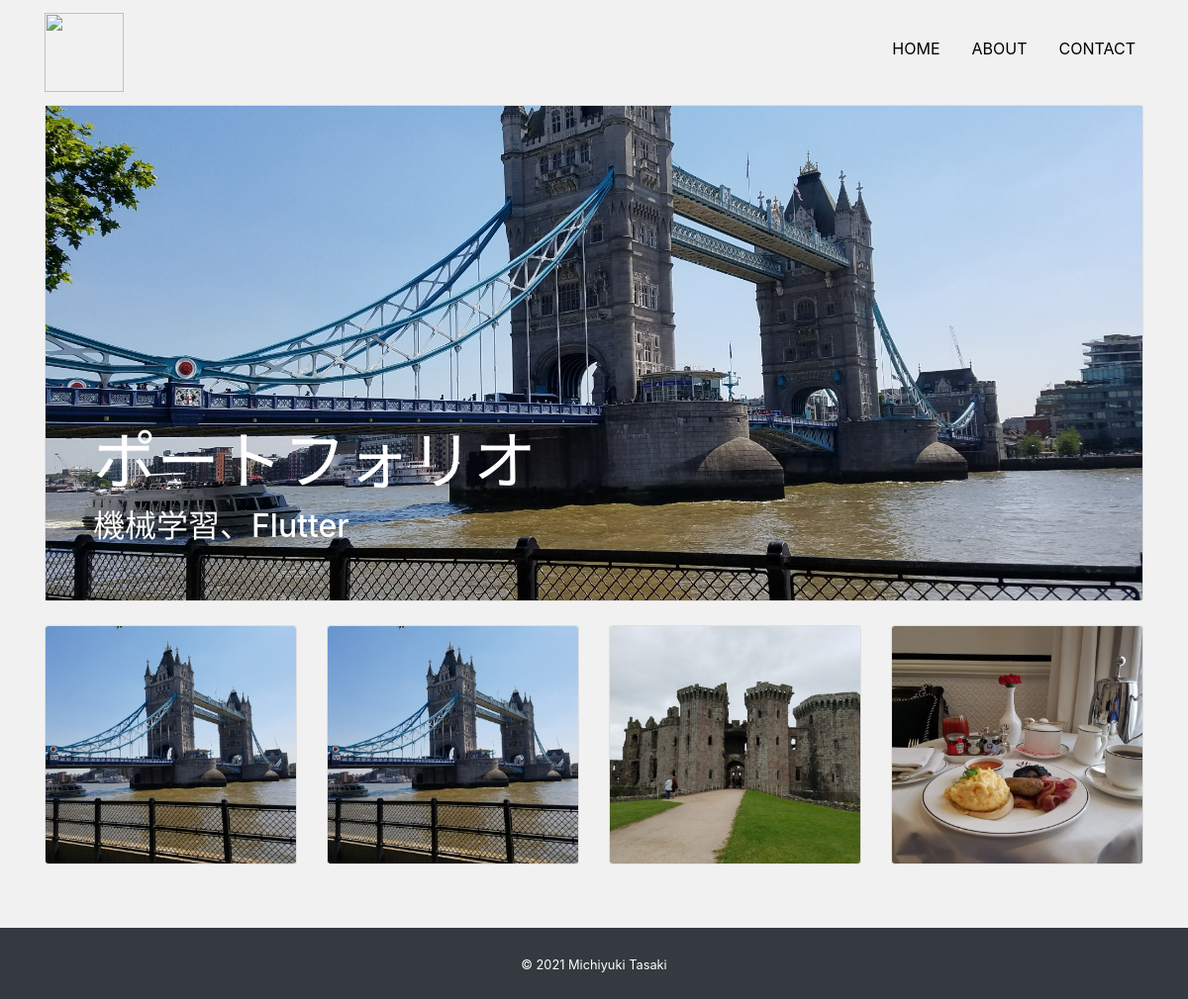
The page / on the database its author committed.
### app/models.py (models this page shows, shortened)
class Profile(models.Model):
    title = models.CharField('タイトル', max_length=100, null=True, blank=True)
    subtitle = models.CharField('サブタイトル', max_length=100, null=True, blank=True)
    name = models.CharField('名前', max_length=100)
    job = models.TextField('仕事')
    introduction = models.TextField('自己紹介')
    github = models.CharField('github', max_length=100, null=True, blank=True)
    twitter = models.CharField('twitter', max_length=100, null=True, blank=True)
    linkedin = models.CharField('linkedin', max_length=100, null=True, blank=True)
    facebook = models.CharField('facebook', max_length=100, null=True, blank=True)
    instagram = models.CharField('instagram', max_length=100, null=True, blank=True)
    topimage = models.ImageField(upload_to='images', verbose_name='トップ画像')
    subimage = models.ImageField(upload_to='images', verbose_name='サブ画像')

class Work(models.Model):
    title = models.CharField('タイトル', max_length=100)
    image = models.ImageField(upload_to='images', verbose_name='イメージ画像')
    thumbnail = models.ImageField(upload_to='images', verbose_name='サムネイル', null=True, blank=True)
    skill = models.CharField('スキル', max_length=100)
    url = models.CharField('URL', max_length=100, null=True, blank=True)
    created = models.DateField('作成日時')
    description = models.TextField('説明')

### app/views.py (the view)
# urls.py: path('', views.IndexView.as_view(), name='index'),
class IndexView(View):
    def get(self, request, *args, **kwargs):
        profile_data = Profile.objects.all()
        if profile_data.exists():
            profile_data = profile_data.order_by("-id")[0]
        work_data = Work.objects.order_by("-id")
        return render(request, 'app/index.html', {
            'profile_data': profile_data,
            'work_data': work_data
        })

### app/templates/app/index.html (shortened to what this page needs)
{% extends "app/base.html" %} {% block content %}
<div class="card top d-flex flex-column justify-content-end mb-4">
  <img src="{{ profile_data.topimage.url }}" alt="" />
  <div class="overlay text-white p-5">
    <h1 class="title">{{ profile_data.title }}</h1>
    <h5 class="subtitle">{{ profile_data.subtitle }}</h5>
  </div>
</div>
<div class="row mb-5">
  {% for work in work_data %}
  <div class="col-6 col-md-3 mb-3">
    <div class="card work-thumbnail">
      {% if work.thumbnail %}
      <img class="work-img" src="{{ work.thumbnail.url }}" alt="" />
      {% else %}
      <img class="work-img" src="{{ work.image.url }}" alt="" />
      {% endif %}
    </div>
  </div>
  {% endfor %}
</div>
{% endblock %}

### app/static/css/style.css (style rules this page uses)
* { margin: 0; padding: 0; box-sizing: border-box; }
body { background: #f1f1f1; display: flex; flex-flow: column; min-height: 100vh; }
.top img { object-fit: cover; height: 500px; }
.overlay { position: absolute; }
.title { font-size: 4rem; }
.subtitle { font-size: 2rem; }
.work-thumbnail { overflow: hidden; position: relative; }
.work-img { object-fit: cover; height: 240px; }

### rows shown on the page
Profile: topimage (picture), title "ポートフォリオ", subtitle "機械学習、Flutter"
Work: thumbnail (picture)
Work: thumbnail (picture)
Work: thumbnail (picture)
Work: thumbnail (picture)
